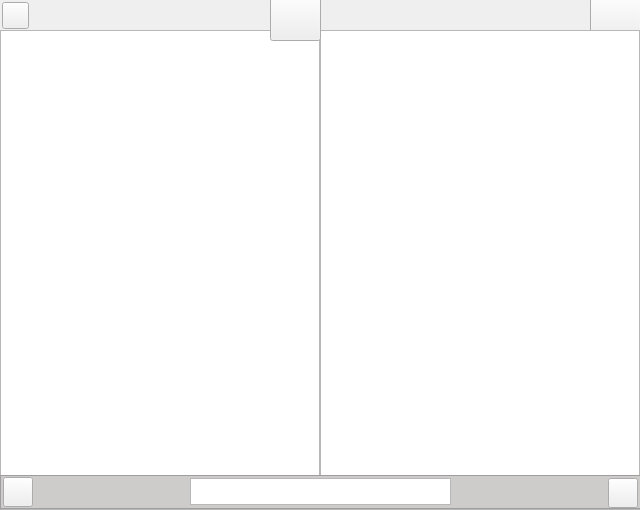
<?xml version="1.0" encoding="UTF-8"?>
<ui version="4.0">
 <class>MainWindow</class>
 <widget class="QMainWindow" name="MainWindow">
  <property name="windowModality">
   <enum>Qt::ApplicationModal</enum>
  </property>
  <property name="geometry">
   <rect>
    <x>0</x>
    <y>0</y>
    <width>640</width>
    <height>510</height>
   </rect>
  </property>
  <property name="sizePolicy">
   <sizepolicy hsizetype="Fixed" vsizetype="Fixed">
    <horstretch>0</horstretch>
    <verstretch>0</verstretch>
   </sizepolicy>
  </property>
  <property name="maximumSize">
   <size>
    <width>640</width>
    <height>513</height>
   </size>
  </property>
  <property name="baseSize">
   <size>
    <width>640</width>
    <height>513</height>
   </size>
  </property>
  <property name="windowTitle">
   <string>MainWindow</string>
  </property>
  <property name="statusTip">
   <string/>
  </property>
  <property name="animated">
   <bool>false</bool>
  </property>
  <property name="documentMode">
   <bool>false</bool>
  </property>
  <property name="tabShape">
   <enum>QTabWidget::Triangular</enum>
  </property>
  <widget class="QWidget" name="centralWidget">
   <property name="minimumSize">
    <size>
     <width>640</width>
     <height>480</height>
    </size>
   </property>
   <property name="baseSize">
    <size>
     <width>640</width>
     <height>480</height>
    </size>
   </property>
   <widget class="QToolButton" name="righttranslate">
    <property name="geometry">
     <rect>
      <x>590</x>
      <y>-10</y>
      <width>51</width>
      <height>51</height>
     </rect>
    </property>
    <property name="toolTip">
     <string>&lt;html&gt;&lt;head/&gt;&lt;body&gt;&lt;p align=&quot;center&quot;&gt;&lt;br/&gt;&lt;/p&gt;&lt;/body&gt;&lt;/html&gt;</string>
    </property>
    <property name="styleSheet">
     <string notr="true">border-image: url(:/icns/Translate2.png);</string>
    </property>
    <property name="text">
     <string/>
    </property>
   </widget>
   <widget class="QPushButton" name="openButton">
    <property name="geometry">
     <rect>
      <x>2</x>
      <y>2</y>
      <width>27</width>
      <height>27</height>
     </rect>
    </property>
    <property name="toolTip">
     <string>&lt;html&gt;&lt;head/&gt;&lt;body&gt;&lt;p&gt;&lt;br/&gt;&lt;/p&gt;&lt;/body&gt;&lt;/html&gt;</string>
    </property>
    <property name="styleSheet">
     <string notr="true">border-image: url(:/icns/Add-icn2.png);</string>
    </property>
    <property name="text">
     <string/>
    </property>
   </widget>
   <widget class="QPlainTextEdit" name="leftText">
    <property name="geometry">
     <rect>
      <x>0</x>
      <y>30</y>
      <width>320</width>
      <height>480</height>
     </rect>
    </property>
    <property name="focusPolicy">
     <enum>Qt::NoFocus</enum>
    </property>
    <property name="acceptDrops">
     <bool>false</bool>
    </property>
    <property name="readOnly">
     <bool>true</bool>
    </property>
   </widget>
   <widget class="QPlainTextEdit" name="rightText">
    <property name="geometry">
     <rect>
      <x>320</x>
      <y>30</y>
      <width>320</width>
      <height>480</height>
     </rect>
    </property>
    <property name="focusPolicy">
     <enum>Qt::NoFocus</enum>
    </property>
    <property name="acceptDrops">
     <bool>false</bool>
    </property>
    <property name="readOnly">
     <bool>true</bool>
    </property>
   </widget>
   <widget class="QPushButton" name="nextButton">
    <property name="geometry">
     <rect>
      <x>608</x>
      <y>478</y>
      <width>30</width>
      <height>30</height>
     </rect>
    </property>
    <property name="styleSheet">
     <string notr="true">border-image: url(:/icns/forward-icn.png);pacity: 0.8;
</string>
    </property>
    <property name="text">
     <string/>
    </property>
   </widget>
   <widget class="QPushButton" name="prevButton">
    <property name="geometry">
     <rect>
      <x>3</x>
      <y>477</y>
      <width>30</width>
      <height>30</height>
     </rect>
    </property>
    <property name="styleSheet">
     <string notr="true">border-image: url(:/icns/back-icn.png);
opacity: 0.8;
</string>
    </property>
    <property name="text">
     <string/>
    </property>
    <property name="flat">
     <bool>false</bool>
    </property>
   </widget>
   <widget class="QToolButton" name="lefttranslate">
    <property name="geometry">
     <rect>
      <x>270</x>
      <y>-10</y>
      <width>51</width>
      <height>51</height>
     </rect>
    </property>
    <property name="toolTip">
     <string>&lt;html&gt;&lt;head/&gt;&lt;body&gt;&lt;p align=&quot;center&quot;&gt;&lt;br/&gt;&lt;/p&gt;&lt;/body&gt;&lt;/html&gt;</string>
    </property>
    <property name="styleSheet">
     <string notr="true">border-image: url(:/icns/Translate2.png);</string>
    </property>
    <property name="text">
     <string/>
    </property>
   </widget>
   <widget class="QFrame" name="frame">
    <property name="geometry">
     <rect>
      <x>0</x>
      <y>475</y>
      <width>641</width>
      <height>34</height>
     </rect>
    </property>
    <property name="styleSheet">
     <string notr="true">color: rgb(188, 190, 186);
background-color: rgb(206, 203, 203);</string>
    </property>
    <property name="frameShape">
     <enum>QFrame::StyledPanel</enum>
    </property>
    <property name="frameShadow">
     <enum>QFrame::Raised</enum>
    </property>
    <zorder>textEdit</zorder>
    <zorder>textEdit</zorder>
    <zorder>textEdit</zorder>
   </widget>
   <widget class="QTextEdit" name="textEdit">
    <property name="geometry">
     <rect>
      <x>190</x>
      <y>478</y>
      <width>261</width>
      <height>27</height>
     </rect>
    </property>
   </widget>
   <zorder>righttranslate</zorder>
   <zorder>openButton</zorder>
   <zorder>leftText</zorder>
   <zorder>rightText</zorder>
   <zorder>lefttranslate</zorder>
   <zorder>frame</zorder>
   <zorder>prevButton</zorder>
   <zorder>nextButton</zorder>
   <zorder>textEdit</zorder>
  </widget>
 </widget>
 <layoutdefault spacing="6" margin="11"/>
 <resources/>
 <connections/>
</ui>
